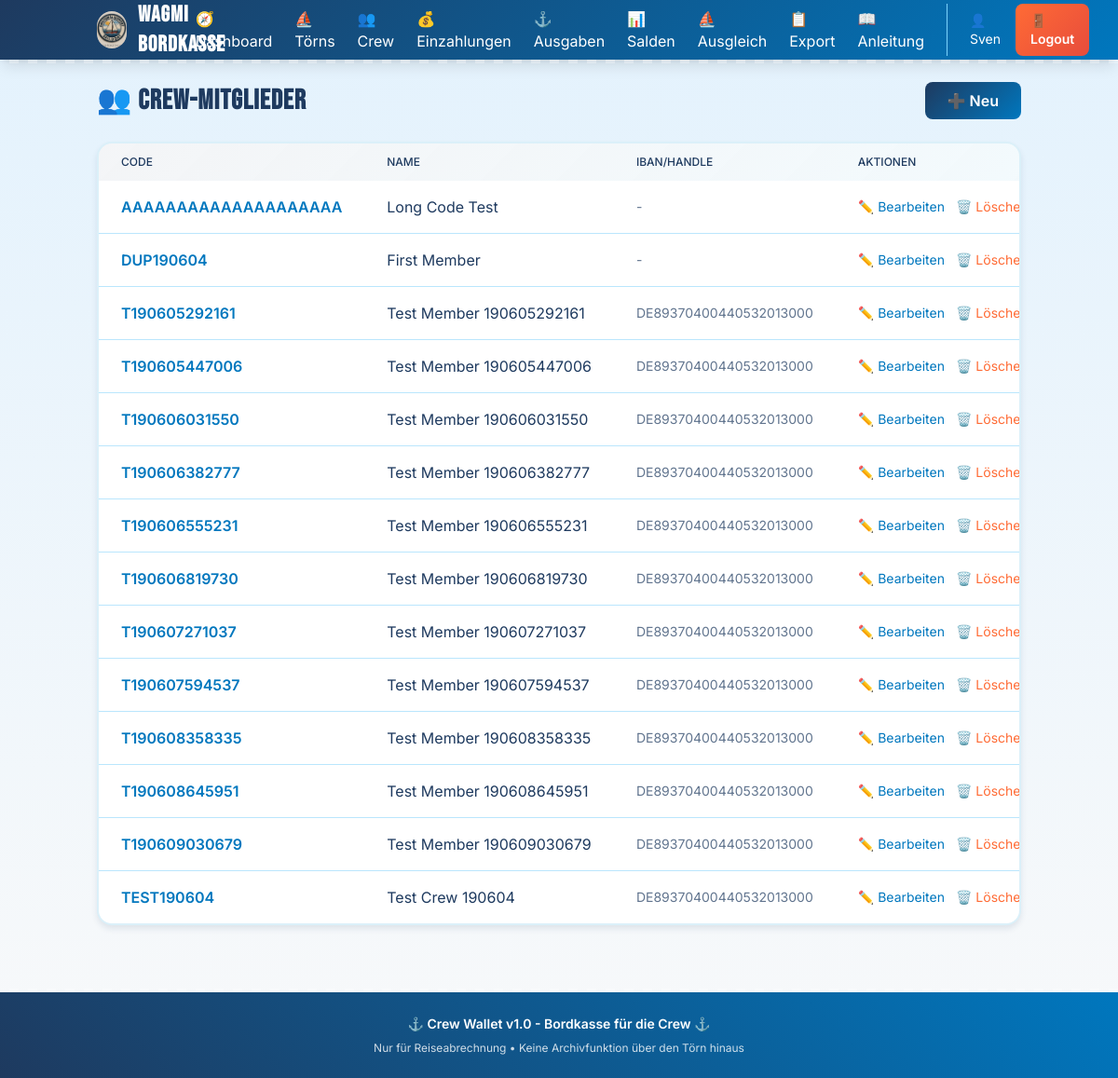
Page /crew (signed in) on the committed database.
### models.py (models this page shows)
class CrewMember(Base):
    __tablename__ = "crew_members"
    __table_args__ = (
        UniqueConstraint('trip_id', 'code', name='uq_crew_trip_code'),
    )
    id = Column(Integer, primary_key=True, index=True)
    trip_id = Column(Integer, ForeignKey("trips.id"), nullable=False, index=True)
    code = Column(String(20), nullable=False, index=True)
    name = Column(String(100), nullable=False)
    iban_or_handle = Column(String(100), nullable=True)
    created_at = Column(DateTime, default=datetime.utcnow)
    trip = relationship("Trip", back_populates="crew_members")
    deposits = relationship("Deposit", back_populates="member", cascade="all, delete-orphan")
    paid_expenses = relationship("Expense", foreign_keys="Expense.payer_id", back_populates="payer")
    expense_participations = relationship("ExpenseParticipant", back_populates="member", cascade="all, delete-orphan")

### routers/crew.py (the view)
@router.get("", response_class=HTMLResponse)
async def list_crew(request: Request, db: Session = Depends(get_db)):
    active_trip = TripService.get_active_trip(db)
    if not active_trip:
        return RedirectResponse(url="/trips", status_code=303)
    crew_members = db.query(CrewMember).filter(CrewMember.trip_id == active_trip.id).order_by(CrewMember.code).all()
    return templates.TemplateResponse("crew_list.html", {
        "request": request,
        "crew_members": crew_members
    })

### templates/crew_list.html (shortened to what this page needs)
{% extends "layout.html" %}
{% block content %}
<div class="space-y-6">
    <div class="flex justify-between items-center">
        <h1 class="text-3xl font-bold maritime-header" style="color: var(--navy-deep);">👥 Crew-Mitglieder</h1>
        <a href="/crew/new" class="ocean-gradient text-white px-6 py-2 rounded-lg transition touch-action font-semibold">
            ➕ Neu
        </a>
    </div>
    <div class="bg-white porthole-card overflow-hidden">
        <div class="overflow-x-auto">
            <table class="min-w-full">
                <thead style="background: linear-gradient(135deg, rgba(30, 58, 95, 0.05) 0%, rgba(135, 206, 235, 0.1) 100%);">
                    <tr>
                        <th class="px-6 py-3 text-left text-xs font-medium uppercase" style="color: var(--navy-deep);">Code</th>
                        <th class="px-6 py-3 text-left text-xs font-medium uppercase" style="color: var(--navy-deep);">Name</th>
                        <th class="px-6 py-3 text-left text-xs font-medium uppercase" style="color: var(--navy-deep);">IBAN/Handle</th>
                        <th class="px-6 py-3 text-left text-xs font-medium uppercase" style="color: var(--navy-deep);">Aktionen</th>
                    </tr>
                </thead>
                <tbody class="divide-y divide-sky-200">
                    {% for member in crew_members %}
                    <tr>
                        <td class="px-6 py-4 whitespace-nowrap font-semibold" style="color: var(--ocean-blue);">{{ member.code }}</td>
                        <td class="px-6 py-4 whitespace-nowrap" style="color: var(--navy-deep);">{{ member.name }}</td>
                        <td class="px-6 py-4 whitespace-nowrap text-sm" style="color: var(--navy-deep); opacity: 0.7;">{{ member.iban_or_handle or '-' }}</td>
                        <td class="px-6 py-4 whitespace-nowrap text-sm space-x-2">
                            <a href="/crew/{{ member.id }}/edit" class="hover:underline touch-action" style="color: var(--ocean-blue);">✏️ Bearbeiten</a>
                            <form action="/crew/{{ member.id }}/delete" method="post" class="inline" onsubmit="return confirm('Wirklich löschen?')">
                                <button type="submit" class="hover:underline touch-action" style="color: var(--coral);">🗑️ Löschen</button>
                            </form>
                        </td>
                    </tr>
                    {% endfor %}
                </tbody>
            </table>
        </div>
    </div>
</div>
{% endblock %}

### templates/layout.html (style rules this page uses)
:root { --navy-deep: #1e3a5f; --ocean-blue: #0077be; --sea-foam: #2ecc71; --coral: #ff6b35; --sand: #d4a574; --sky-blue: #87ceeb; --cream: #f8f9fa; }
body { font-family: 'Inter', sans-serif; background: linear-gradient(180deg, #e3f2fd 0%, #f8f9fa 100%); min-height: 100vh; }
.touch-action { touch-action: manipulation; }
.maritime-header { font-family: 'Bebas Neue', sans-serif; letter-spacing: 1px; }
.porthole-card { border-radius: 1rem; box-shadow: 0 4px 6px rgba(30, 58, 95, 0.1), inset 0 1px 0 rgba(255,255,255,0.1); border: 2px solid rgba(135, 206, 235, 0.3); }
.ocean-gradient { background: linear-gradient(135deg, var(--navy-deep) 0%, var(--ocean-blue) 100%); }

### rows in the picture
CrewMember: code "AAAAAAAAAAAAAAAAAAAA", name "Long Code Test", iban_or_handle "-"
CrewMember: code "DUP190604", name "First Member", iban_or_handle "-"
CrewMember: code "T190605292161", name "Test Member 190605292161", iban_or_handle "DE89370400440532013000"
CrewMember: code "T190605447006", name "Test Member 190605447006", iban_or_handle "DE89370400440532013000"
CrewMember: code "T190606031550", name "Test Member 190606031550", iban_or_handle "DE89370400440532013000"
CrewMember: code "T190606382777", name "Test Member 190606382777", iban_or_handle "DE89370400440532013000"
CrewMember: code "T190606555231", name "Test Member 190606555231", iban_or_handle "DE89370400440532013000"
CrewMember: code "T190606819730", name "Test Member 190606819730", iban_or_handle "DE89370400440532013000"
CrewMember: code "T190607271037", name "Test Member 190607271037", iban_or_handle "DE89370400440532013000"
CrewMember: code "T190607594537", name "Test Member 190607594537", iban_or_handle "DE89370400440532013000"
CrewMember: code "T190608358335", name "Test Member 190608358335", iban_or_handle "DE89370400440532013000"
CrewMember: code "T190608645951", name "Test Member 190608645951", iban_or_handle "DE89370400440532013000"
CrewMember: code "T190609030679", name "Test Member 190609030679", iban_or_handle "DE89370400440532013000"
CrewMember: code "TEST190604", name "Test Crew 190604", iban_or_handle "DE89370400440532013000"

### other values in the picture
{{ request.session.get('username', 'User') }} "Sven"
